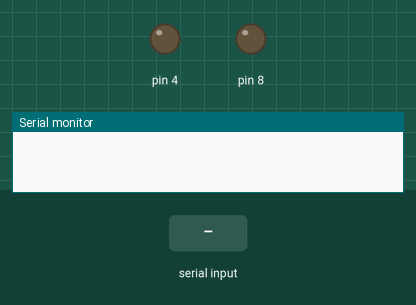
Recording of a sketch running on a simulated Arduino Uno, built with avr-gcc and run on an emulated ATmega328P. On the bench: output pins drawn as LEDs (lit = HIGH), the last lines printed to the serial monitor. The inputs (shaded band) are chosen by the test bench.

Above: at 1.2 s.
1.3 s: "1" received over Serial
At 2.0 s:
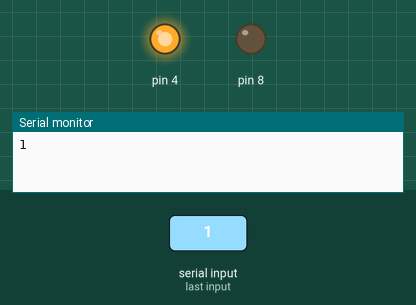
2.8 s: "0" received over Serial
At 3.1 s:
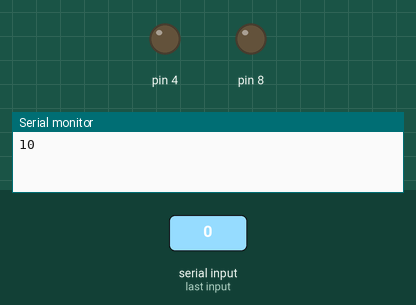
Timing chart, 0 to 5.8 s (numbered marks = the images above; inputs shaded):
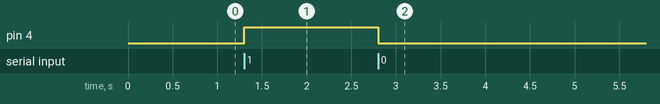

The sketch:

Slave.ino
```cpp
void setup()
{
  Serial.begin(9600);
  pinMode(8, OUTPUT);
  pinMode(4, OUTPUT);
}

void loop()
{
  char get_data = '9';
  if (Serial.available()) {
    while (Serial.available()) {
      get_data = Serial.read();
      Serial.print(get_data);
      if (get_data == '1')
        digitalWrite(4, HIGH);
      else
        digitalWrite(4, LOW);
    }
  }
}
```

Measured:
- after the input at 1.3 s, pin 4: LOW → HIGH at once
- after the input at 2.8 s, pin 4: HIGH → LOW at once
